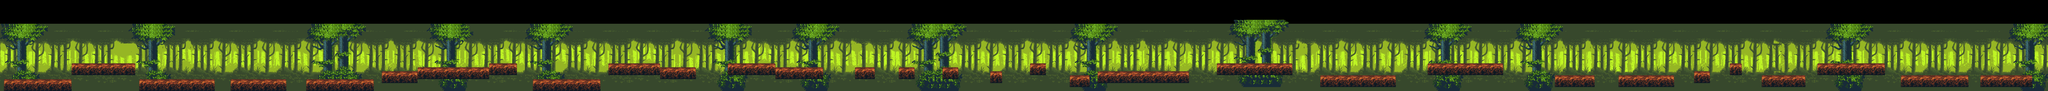

A level layout from a 2D game, rendered from its tile map. Below: a short description, then the map file with tile-grid data replaced by summaries:
An orthogonal 515x23 tile map with 16x16 px tiles, 4 tile layers (Far Background, Tile Layer 2, Foregound, Ground), 5 tilesets and 103 objects (23x Acorn, 6x Snake, 2x Finish, Death, top, ...).

<map version="1.9" tiledversion="1.9.1" orientation="orthogonal" renderorder="right-down" width="515" height="23" tilewidth="16" tileheight="16" infinite="0" nextlayerid="15" nextobjectid="335">
 <tileset firstgid="1" source="back.tsx" />
 <tileset firstgid="136" source="far.tsx" />
 <tileset firstgid="301" source="tileset.tsx" />
 <tileset firstgid="364" source="tilesetV2.tsx" />
 <tileset firstgid="427" source="middle.tsx" />
 <layer id="1" name="Far Background" width="515" height="23">
  <data>[11845 cells, 7676 non-empty, 135 distinct tile ids]</data>
 </layer>
 <layer id="2" name="Tile Layer 2" width="515" height="23" locked="1">
  <data>[11845 cells, 8725 non-empty, 165 distinct tile ids]</data>
 </layer>
 <layer id="6" name="Foregound" width="515" height="23">
  <data>[11845 cells, 2743 non-empty, 165 distinct tile ids]</data>
 </layer>
 <objectgroup id="4" name="Collectables">
  <object id="7" name="Acorn" x="1204.67" y="222" />
  <object id="272" name="Acorn" x="1613" y="250" />
  <object id="273" name="Acorn" x="1035" y="291" />
  <object id="274" name="Acorn" x="621" y="290" />
  <object id="275" name="Acorn" x="413" y="235" />
  <object id="277" name="Acorn" x="2031" y="210" />
  <object id="278" name="Acorn" x="2168" y="278" />
  <object id="279" name="Acorn" x="2391" y="229" />
  <object id="280" name="Acorn" x="2842" y="228" />
  <object id="281" name="Acorn" x="2724" y="245" />
  <object id="282" name="Acorn" x="3216" y="241" />
  <object id="283" name="Acorn" x="3808" y="240" />
  <object id="284" name="Acorn" x="3572" y="236" />
  <object id="285" name="Acorn" x="4073" y="243" />
  <object id="286" name="Acorn" x="4353" y="264" />
  <object id="287" name="Acorn" x="4825" y="215" />
  <object id="288" name="Acorn" x="5073" y="232" />
  <object id="289" name="Acorn" x="5923" y="223" />
  <object id="290" name="Acorn" x="6616" y="272" />
  <object id="291" name="Acorn" x="7268" y="206" />
  <object id="292" name="Acorn" x="7823" y="269" />
  <object id="293" name="Acorn" x="7608" y="215" />
  <object id="294" name="Acorn" x="7996" y="279" />
 </objectgroup>
 <layer id="12" name="Ground" width="515" height="23">
  <data>[11845 cells, 1122 non-empty, 15 distinct tile ids]</data>
 </layer>
 <objectgroup id="7" name="Death">
  <object id="135" name="Death" x="-105.061" y="362.758" width="9080" height="30" />
 </objectgroup>
 <objectgroup id="11" name="redo" visible="0" offsetx="0" offsety="32.6667">
  <object id="224" name="top" x="-4094" y="49" width="8250" height="40" />
  <object id="225" name="Bottom" x="-4089" y="373" width="8250" height="40" />
  <object id="226" x="-4094" y="90" width="100" height="320" />
  <object id="227" name="Finish" x="4002" y="90" width="112" height="288" />
  <object id="228" x="4130" y="90" width="16" height="272" />
  <object id="229" x="-4094" y="42">
   <polygon points="0,0 0,48 8240,48 8240,0" />
  </object>
  <object id="232" x="-3744" y="224">
   <polygon points="0,0 256,0 256,48 0,48" />
  </object>
  <object id="235" x="2480" y="272">
   <polygon points="0,0 224,0 224,48 0,48 0,0" />
  </object>
  <object id="236" x="3936" y="272">
   <polygon points="0,0 208,0 208,48 0,48" />
  </object>
  <object id="237" x="3888" y="272">
   <polygon points="0,0 0,48 -272,48 -272,0" />
  </object>
  <object id="238" x="-4016" y="288">
   <polygon points="0,0 0,32 0,48 272,48 272,0" />
  </object>
  <object id="239" x="-3472" y="288">
   <polygon points="0,0 0,48 304,48 304,0" />
  </object>
  <object id="240" x="-3104" y="288">
   <polygon points="0,0 0,48 224,48 224,0" />
  </object>
  <object id="241" x="-2802.67" y="289.333">
   <polygon points="0,0 274.667,-1.33333 274.667,46.6667 2.66667,46.6667" />
  </object>
  <object id="242" x="-2496" y="256">
   <polygon points="0,0 144,0 144,48 0,48" />
  </object>
  <object id="243" x="-2352" y="240">
   <polygon points="0,0 0,48 288,48 288,0" />
  </object>
  <object id="244" x="-2064" y="224">
   <polygon points="0,0 112,0 112,48 0,48" />
  </object>
  <object id="246" x="-1888" y="288">
   <polygon points="0,0 272,0 272,48 0,48" />
  </object>
  <object id="247" x="-1584" y="224">
   <polygon points="0,0 208,0 208,48 0,48" />
  </object>
  <object id="248" x="-1376" y="240">
   <polygon points="0,0 0,48 144,48 144,0" />
  </object>
  <object id="249" x="-912" y="272">
   <polygon points="0,0 -192,0 -192,-48 0,-48" />
  </object>
  <object id="250" x="-912" y="288">
   <polygon points="0,0 192,0 192,-48 0,-48" />
  </object>
  <object id="251" x="-592" y="240">
   <polygon points="0,0 0,48 80,48 80,0" />
  </object>
  <object id="252" x="-416" y="240">
   <polygon points="0,0 64,0 64,48 0,48" />
  </object>
  <object id="253" x="-240" y="240">
   <polygon points="0,0 0,48 64,48 64,0" />
  </object>
  <object id="254" x="-48" y="256">
   <polygon points="0,0 0,48 48,48 48,0" />
  </object>
  <object id="255" x="112" y="224">
   <polygon points="0,0 0,48 64,48 64,0" />
  </object>
  <object id="256" x="272" y="272">
   <polygon points="0,0 0,32 0,48 80,48 80,0" />
  </object>
  <object id="257" x="384" y="256">
   <polygon points="0,0 0,48 368,48 368,0" />
  </object>
  <object id="258" x="880" y="224">
   <polygon points="0,0 -16,0 -16,48 288,48 288,0" />
  </object>
  <object id="259" x="1280" y="272">
   <polygon points="0,0 0,48 304,48 304,0" />
  </object>
  <object id="260" x="1712" y="224">
   <polygon points="0,0 0,32 0,48 304,48 304,0" />
  </object>
  <object id="261" x="2224" y="272">
   <polygon points="0,0 0,48 160,48 160,0" />
  </object>
  <object id="262" x="2784" y="256">
   <polygon points="0,0 0,48 64,48 64,0" />
  </object>
  <object id="263" x="2928" y="224">
   <polygon points="0,0 0,48 48,48 48,0" />
  </object>
  <object id="264" x="3056" y="272">
   <polygon points="0,0 0,48 176,48 176,0" />
  </object>
  <object id="265" x="3280" y="224">
   <polygon points="0,0 0,48 272,48 272,0" />
  </object>
 </objectgroup>
 <objectgroup id="8" name="Player">
  <object id="36" name="Squirrel" x="126.417" y="271.333" width="27.5" height="25.75" />
 </objectgroup>
 <objectgroup id="9" name="Enemies">
  <object id="266" name="Snake" x="2551" y="230" />
  <object id="267" name="Snake" x="3026" y="226" />
  <object id="268" name="Snake" x="1378" y="286" />
  <object id="269" name="Snake" x="716" y="290" />
  <object id="270" name="Snake" x="5460" y="283" />
  <object id="271" name="Snake" x="7445" y="225" />
 </objectgroup>
 <objectgroup id="14" name="Ground Object">
  <object id="296" x="16" y="320">
   <polygon points="0,0 272,0 272,48 0,48" />
  </object>
  <object id="297" x="288" y="256">
   <polygon points="0,0 0,48 256,48 256,0" />
  </object>
  <object id="298" x="560" y="320">
   <polygon points="0,0 0,48 304,48 304,0" />
  </object>
  <object id="299" x="928" y="320">
   <polygon points="0,0 0,48 224,48 224,0" />
  </object>
  <object id="300" x="1232" y="320">
   <polygon points="0,0 0,48 272,48 272,0" />
  </object>
  <object id="301" x="1536" y="288">
   <polygon points="0,0 0,48 144,48 144,0" />
  </object>
  <object id="302" x="1680" y="272">
   <polygon points="0,0 0,48 288,48 288,0" />
  </object>
  <object id="303" x="1968" y="256">
   <polygon points="0,0 0,48 112,48 112,0" />
  </object>
  <object id="304" x="2144" y="320">
   <polygon points="0,0 272,0 272,48 0,48" />
  </object>
  <object id="305" x="2448" y="256">
   <polygon points="0,0 0,48 208,48 208,0" />
  </object>
  <object id="306" x="2656" y="272">
   <polygon points="0,0 144,0 144,48 0,48" />
  </object>
  <object id="307" x="2928" y="256">
   <polygon points="0,0 192,0 192,48 0,48" />
  </object>
  <object id="308" x="3120" y="272">
   <polygon points="0,0 192,0 192,48 0,48" />
  </object>
  <object id="309" x="3440" y="272">
   <polygon points="0,0 80,0 80,48 0,48" />
  </object>
  </objectgroup>
</map>
<!-- 21 of 103 objects omitted -->
